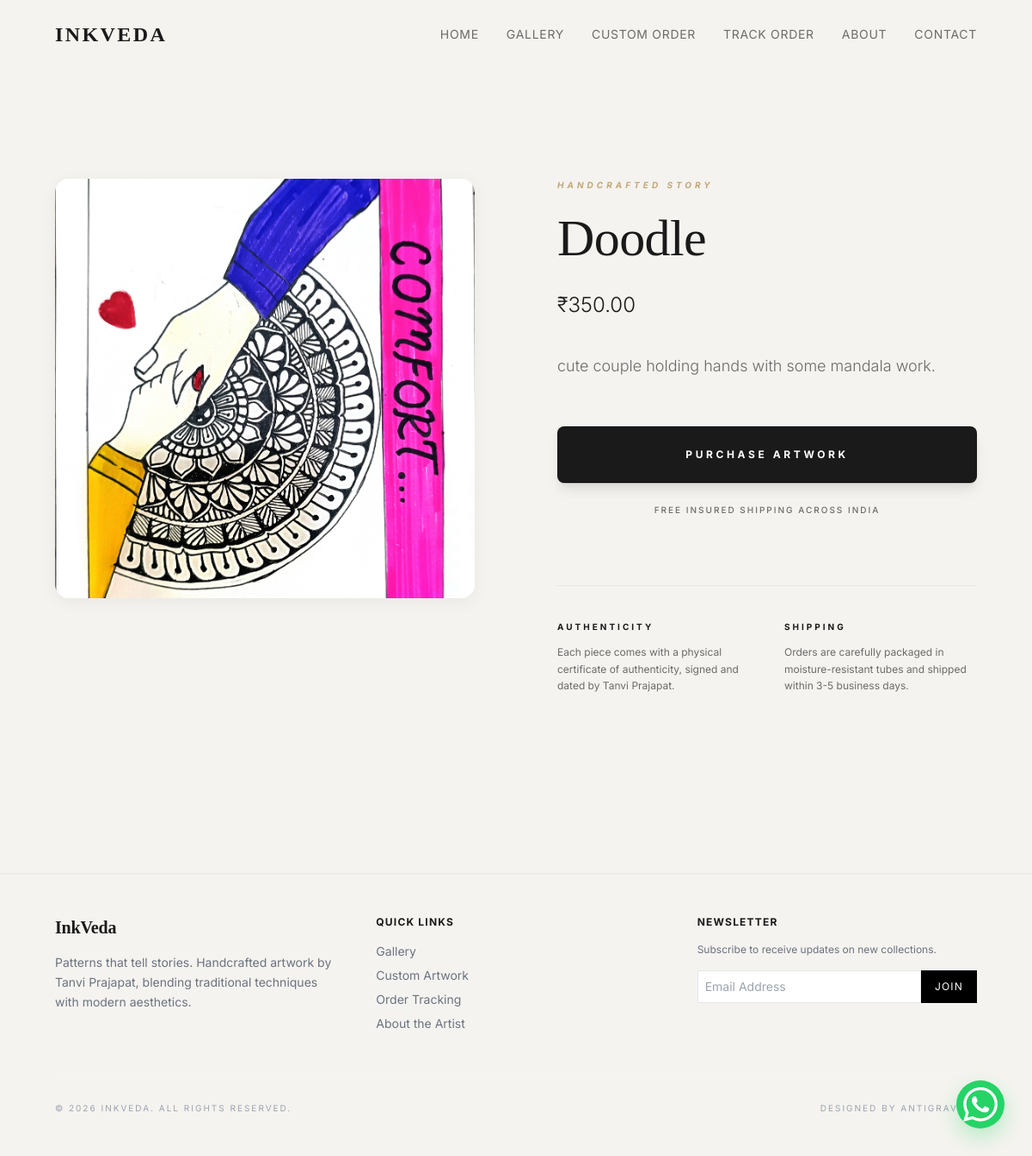
/artwork/3/, run on the app's committed database.
### artworks/models.py (models this page shows, shortened)
class Artwork(models.Model):
    CATEGORY_CHOICES = [
        ('Mandala', 'Mandala'),
        ('Zentangle', 'Zentangle'),
        ('Doodle', 'Doodle'),
        ('Typography', 'Typography'),
    ]
    title = models.CharField(max_length=200)
    description = models.TextField()
    image = models.ImageField(upload_to="artworks/%Y/%m/")
    category = models.CharField(max_length=50, choices=CATEGORY_CHOICES)
    price = models.DecimalField(max_digits=10, decimal_places=2)
    is_available = models.BooleanField(default=True)
    created_at = models.DateTimeField(auto_now_add=True)

### artworks/views.py (the view)
# urls.py: path('artwork/<int:pk>/', views.artwork_detail, name='artwork_detail'),
def artwork_detail(request, pk):
    artwork = get_object_or_404(Artwork, pk=pk)
    return render(request, 'artworks/artwork_detail.html', {'artwork': artwork})

### templates/artworks/artwork_detail.html (shortened to what this page needs)
{% extends 'base.html' %}
{% block content %}
<section class="py-32 px-6 lg:px-16 reveal">
    <div class="max-w-7xl mx-auto grid grid-cols-1 lg:grid-cols-2 gap-24">
        <div class="space-y-8 reveal">
            <div class="aspect-square bg-white overflow-hidden premium-shadow rounded-2xl">
                <img src="{{ artwork.image.url }}" alt="{{ artwork.title }}" class="w-full h-full object-cover transition duration-700 hover:scale-105">
            </div>
        </div>
        <div class="flex flex-col justify-center reveal">
            <span class="text-[10px] uppercase tracking-[0.4em] text-[#C2A878] font-bold mb-6 italic">Handcrafted Story</span>
            <h1 class="text-5xl md:text-6xl font-serif mb-8 leading-tight">{{ artwork.title }}</h1>
            <p class="text-2xl font-light mb-10 text-[#1A1A1A]">₹{{ artwork.price }}</p>
            <div class="prose prose-sm text-[#6B6B6B] max-w-none mb-14 leading-relaxed text-lg font-light">
                {{ artwork.description|linebreaks }}
            </div>
            {% if artwork.is_available %}
            <div class="space-y-6">
                <a href="{% url 'checkout' artwork.pk %}" class="btn-premium w-full block text-center py-6 text-xs uppercase tracking-[0.3em] font-bold shadow-lg shadow-[#1A1A1A]/10">Purchase Artwork</a>
                <p class="text-[10px] uppercase tracking-[0.2em] text-[#6B6B6B] text-center font-medium">Free insured shipping across India</p>
            </div>
            {% endif %}
            <div class="mt-20 pt-10 border-t border-[#E5E5E5] grid grid-cols-1 md:grid-cols-2 gap-10">
                <div class="space-y-3">
                    <h4 class="text-[10px] uppercase tracking-[0.3em] font-bold text-[#1A1A1A]">Authenticity</h4>
                    <p class="text-xs text-[#6B6B6B] leading-relaxed">Each piece comes with a physical certificate of authenticity, signed and dated by Tanvi Prajapat.</p>
                </div>
                <div class="space-y-3">
                    <h4 class="text-[10px] uppercase tracking-[0.3em] font-bold text-[#1A1A1A]">Shipping</h4>
                    <p class="text-xs text-[#6B6B6B] leading-relaxed">Orders are carefully packaged in moisture-resistant tubes and shipped within 3-5 business days.</p>
                </div>
            </div>
        </div>
    </div>
</section>
{% endblock %}

### templates/base.html (style rules this page uses)
:root { --bg-primary: #F5F3EF; --text-primary: #1A1A1A; --text-secondary: #6B6B6B; --accent: #C2A878; --border: #E5E5E5; }
body { font-family: 'Inter', sans-serif; background-color: var(--bg-primary); color: var(--text-primary); scroll-behavior: smooth; -webkit-font-smoothing: antialiased; }
.font-serif { font-family: 'Playfair Display', serif; letter-spacing: -0.01em; }
.premium-shadow { box-shadow: 0 4px 20px rgba(0, 0, 0, 0.05); transition: transform 0.3s ease, box-shadow 0.3s ease; border-radius: 12px; }
.btn-premium { background-color: var(--text-primary); color: #FFFFFF; border-radius: 8px; transition: all 0.3s ease; position: relative; overflow: hidden; border: 1px solid transparent; }
.reveal { opacity: 0; transform: translateY(30px); transition: all 0.8s cubic-bezier(0.165, 0.84, 0.44, 1); }
.reveal.active { opacity: 1; transform: translateY(0); }

### data on the page
Artwork: image (picture), title "Doodle", price "350.00", description "cute couple holding hands with some mandala work."
